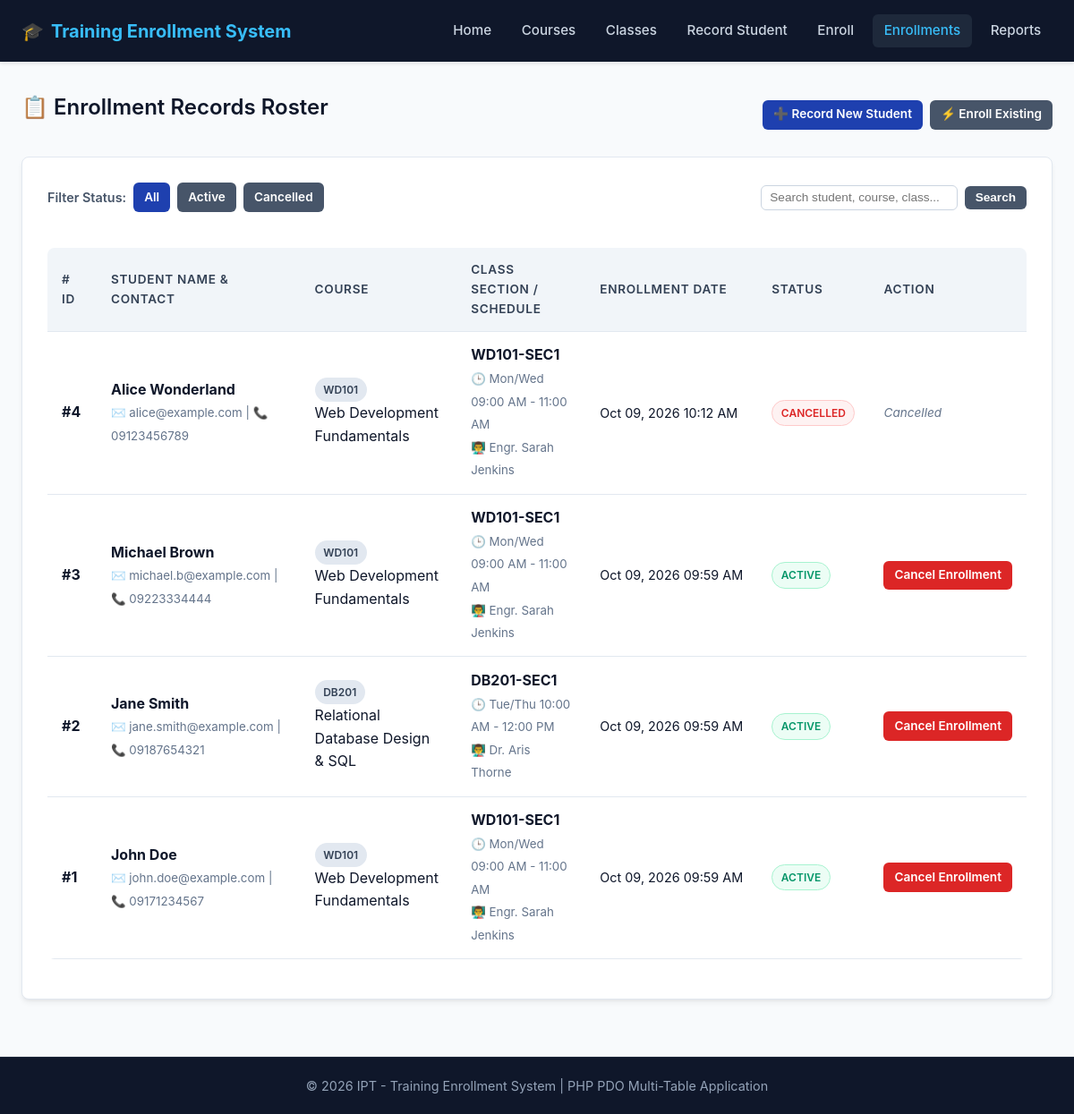
Screenshot of /admin/enrollments.php with the database file from the repository.
### tables this page shows
CREATE TABLE `enrollments` (
  `enrollment_id` int(11) NOT NULL AUTO_INCREMENT,
  `student_id` int(11) NOT NULL,
  `class_id` int(11) NOT NULL,
  `enrollment_date` timestamp NOT NULL DEFAULT current_timestamp(),
  `status` varchar(20) DEFAULT 'active',
  PRIMARY KEY (`enrollment_id`),
  KEY `student_id` (`student_id`),
  KEY `class_id` (`class_id`),
  CONSTRAINT `enrollments_ibfk_1` FOREIGN KEY (`student_id`) REFERENCES `students` (`student_id`) ON DELETE CASCADE,
  CONSTRAINT `enrollments_ibfk_2` FOREIGN KEY (`class_id`) REFERENCES `classes` (`class_id`) ON DELETE CASCADE
);

CREATE TABLE `students` (
  `student_id` int(11) NOT NULL AUTO_INCREMENT,
  `full_name` varchar(100) NOT NULL,
  `email` varchar(100) DEFAULT NULL,
  `phone` varchar(30) DEFAULT NULL,
  `created_at` timestamp NOT NULL DEFAULT current_timestamp(),
  PRIMARY KEY (`student_id`)
);

CREATE TABLE `courses` (
  `course_id` int(11) NOT NULL AUTO_INCREMENT,
  `course_code` varchar(20) NOT NULL,
  `course_name` varchar(100) NOT NULL,
  `description` text DEFAULT NULL,
  PRIMARY KEY (`course_id`),
  UNIQUE KEY `course_code` (`course_code`)
);

CREATE TABLE `classes` (
  `class_id` int(11) NOT NULL AUTO_INCREMENT,
  `course_id` int(11) NOT NULL,
  `class_code` varchar(20) NOT NULL,
  `schedule` varchar(100) DEFAULT NULL,
  `instructor` varchar(100) DEFAULT NULL,
  `slots` int(11) NOT NULL DEFAULT 0,
  PRIMARY KEY (`class_id`),
  KEY `course_id` (`course_id`),
  CONSTRAINT `classes_ibfk_1` FOREIGN KEY (`course_id`) REFERENCES `courses` (`course_id`) ON DELETE CASCADE
);

### classes/EnrollmentRepository.php (called while the page is built, shortened)
<?php
class EnrollmentRepository {
    private $db;
    public function __construct(PDO $db) {
        $this->db = $db;
    }
    public function allWithDetails($status = null, $search = null) {
        $sql = "SELECT e.enrollment_id, e.enrollment_date, e.status,
                       s.student_id, s.full_name, s.email, s.phone,
                       c.class_id, c.class_code, c.schedule, c.instructor, c.slots,
                       co.course_id, co.course_code, co.course_name
                FROM enrollments e
                JOIN students s ON e.student_id = s.student_id
                JOIN classes c ON e.class_id = c.class_id
                JOIN courses co ON c.course_id = co.course_id
                WHERE 1=1";
        $params = [];
        $sql .= " ORDER BY e.enrollment_id DESC";
        $stmt = $this->db->prepare($sql);
        $stmt->execute($params);
        return $stmt->fetchAll();
    }
}

### admin/enrollments.php (the view, shortened to what this page needs)
<?php
require_once __DIR__ . '/../config/db.php';
require_once __DIR__ . '/../classes/EnrollmentRepository.php';
$repo = new EnrollmentRepository($db);
$statusFilter = trim($_GET['status'] ?? '');
$searchQuery = trim($_GET['search'] ?? '');
$rows = $repo->allWithDetails($statusFilter, $searchQuery);
require_once __DIR__ . '/../includes/header.php';
?>
<div class="card-header">
    <h2>📋 Enrollment Records Roster</h2>
    <div style="display: flex; gap: 0.5rem;">
        <a href="admin/students.php" class="btn btn-primary btn-sm">➕ Record New Student</a>
        <a href="admin/enroll.php" class="btn btn-secondary btn-sm">⚡ Enroll Existing</a>
    </div>
</div>
<div class="card">
    <div class="actions-bar">
        <div style="display: flex; gap: 0.5rem; align-items: center;">
            <span style="font-weight: 600; font-size: 0.9rem; color: var(--secondary);">Filter Status:</span>
            <a href="admin/enrollments.php?search=<?php echo urlencode($searchQuery); ?>"
               class="btn btn-sm <?php echo empty($statusFilter) ? 'btn-primary' : 'btn-secondary'; ?>">All</a>
            <a href="admin/enrollments.php?status=active&search=<?php echo urlencode($searchQuery); ?>"
               class="btn btn-sm <?php echo ($statusFilter === 'active') ? 'btn-primary' : 'btn-secondary'; ?>">Active</a>
            <a href="admin/enrollments.php?status=cancelled&search=<?php echo urlencode($searchQuery); ?>"
               class="btn btn-sm <?php echo ($statusFilter === 'cancelled') ? 'btn-primary' : 'btn-secondary'; ?>">Cancelled</a>
        </div>
        <form method="GET" action="admin/enrollments.php" class="search-form">
            <input type="text" name="search" class="form-control" placeholder="Search student, course, class..."
                   value="<?php echo htmlspecialchars($searchQuery); ?>" style="padding: 0.35rem 0.6rem; font-size: 0.85rem; width: 220px;">
            <button type="submit" class="btn btn-secondary btn-sm">Search</button>
        </form>
    </div>
    <div class="table-responsive">
        <table>
            <thead>
                <tr>
                    <th># ID</th>
                    <th>Student Name & Contact</th>
                    <th>Course</th>
                    <th>Class Section / Schedule</th>
                    <th>Enrollment Date</th>
                    <th>Status</th>
                    <th>Action</th>
                </tr>
            </thead>
            <tbody>
                <?php if (empty($rows)): ?>
                    <tr>
                        <td colspan="7" style="text-align: center; color: var(--text-muted); padding: 2rem;">
                            No enrollment records found matching the criteria.
                        </td>
                    </tr>
                <?php else: ?>
                    <?php foreach ($rows as $row): ?>
                        <tr>
                            <td><strong>#<?php echo (int)$row['enrollment_id']; ?></strong></td>
                            <td>
                                <strong><?php echo htmlspecialchars($row['full_name']); ?></strong><br>
                                <small style="color: var(--text-muted);">
                                    ✉️ <?php echo htmlspecialchars($row['email'] ?? 'N/A'); ?> |
                                    📞 <?php echo htmlspecialchars($row['phone'] ?? 'N/A'); ?>
                                </small>
                            </td>
                            <td>
                                <span class="badge" style="background: #e2e8f0; color: #334155;">
                                    <?php echo htmlspecialchars($row['course_code']); ?>
                                </span><br>
                                <?php echo htmlspecialchars($row['course_name']); ?>
                            </td>
                            <td>
                                <strong><?php echo htmlspecialchars($row['class_code']); ?></strong><br>
                                <small style="color: var(--text-muted);">
                                    🕒 <?php echo htmlspecialchars($row['schedule']); ?><br>
                                    👨‍🏫 <?php echo htmlspecialchars($row['instructor']); ?>
                                </small>
                            </td>
                            <td style="white-space: nowrap; font-size: 0.9rem;">
                                <?php echo date('M d, Y h:i A', strtotime($row['enrollment_date'])); ?>
                            </td>
                            <td>
                                <?php if ($row['status'] === 'active'): ?>
                                    <span class="badge badge-active">Active</span>
                                <?php else: ?>
                                    <span class="badge badge-cancelled">Cancelled</span>
                                <?php endif; ?>
                            </td>
                            <td style="white-space: nowrap;">
                                <?php if ($row['status'] === 'active'): ?>
                                    <a href="admin/enrollments.php?action=cancel&id=<?php echo (int)$row['enrollment_id']; ?><?php echo !empty($statusFilter) ? '&status=' . urlencode($statusFilter) : ''; ?><?php echo !empty($searchQuery) ? '&search=' . urlencode($searchQuery) : ''; ?>"
                                       class="btn btn-sm btn-danger"
                                       onclick="return confirm('Are you sure you want to cancel enrollment #<?php echo (int)$row['enrollment_id']; ?> for <?php echo htmlspecialchars(addslashes($row['full_name'])); ?>? This will restore 1 slot to class <?php echo htmlspecialchars(addslashes($row['class_code'])); ?>.');">
                                       Cancel Enrollment
                                    </a>
                                <?php else: ?>
                                    <span style="color: var(--text-muted); font-size: 0.85rem; font-style: italic;">Cancelled</span>
                                <?php endif; ?>
                            </td>
                        </tr>
                    <?php endforeach; ?>
                <?php endif; ?>
            </tbody>
        </table>
    </div>
</div>
<?php require_once __DIR__ . '/../includes/footer.php'; ?>

### css/style.css (style rules this page uses)
:root { --primary: #1e40af; --primary-hover: #1d4ed8; --primary-light: #eff6ff; --secondary: #475569; --success: #059669; --success-bg: #ecfdf5; --danger: #dc2626; --danger-bg: #fef2f2; --warning: #d97706; --warning-bg: #fffbeb; --info: #0284c7; --bg-main: #f8fafc; --bg-card: #ffffff; --text-main: #0f172a; --text-muted: #64748b; --border-color: #e2e8f0; --radius: 8px; --shadow: 0 4px 6px -1px rgba(0, 0, 0, 0.07), 0 2px 4px -2px rgba(0, 0, 0, 0.05); }
* { box-sizing: border-box; margin: 0; padding: 0; }
body { font-family: -apple-system, BlinkMacSystemFont, "Segoe UI", Roboto, Oxygen, Ubuntu, Cantarell, "Helvetica Neue", sans-serif; background-color: var(--bg-main); color: var(--text-main); line-height: 1.6; display: flex; flex-direction: column; min-height: 100vh; }
h1, h2, h3, h4 { color: #0f172a; margin-bottom: 1rem; font-weight: 600; }
.card { background: var(--bg-card); border-radius: var(--radius); padding: 1.75rem; box-shadow: var(--shadow); border: 1px solid var(--border-color); margin-bottom: 2rem; }
.card-header { display: flex; justify-content: space-between; align-items: center; margin-bottom: 1.25rem; }
.form-control { width: 100%; padding: 0.65rem 0.85rem; font-size: 0.95rem; border: 1px solid #cbd5e1; border-radius: 6px; background-color: #ffffff; transition: border-color 0.2s, box-shadow 0.2s; }
.btn { display: inline-block; padding: 0.65rem 1.25rem; font-size: 0.95rem; font-weight: 600; text-align: center; border-radius: 6px; border: none; cursor: pointer; text-decoration: none; transition: background-color 0.2s, transform 0.1s; }
.btn-primary { background-color: var(--primary); color: #ffffff; }
.btn-secondary { background-color: var(--secondary); color: #ffffff; }
.btn-danger { background-color: var(--danger); color: #ffffff; }
.btn-sm { padding: 0.35rem 0.75rem; font-size: 0.85rem; }
.table-responsive { width: 100%; overflow-x: auto; }
table { width: 100%; border-collapse: collapse; margin: 1rem 0; background: var(--bg-card); border-radius: var(--radius); overflow: hidden; }
th, td { padding: 0.85rem 1rem; text-align: left; border-bottom: 1px solid var(--border-color); }
th { background-color: #f1f5f9; color: #334155; font-weight: 600; font-size: 0.85rem; text-transform: uppercase; letter-spacing: 0.05em; }
.badge { display: inline-block; padding: 0.25rem 0.6rem; font-size: 0.75rem; font-weight: 600; border-radius: 9999px; text-transform: uppercase; }
.badge-active { background-color: var(--success-bg); color: var(--success); border: 1px solid #a7f3d0; }
.badge-cancelled { background-color: var(--danger-bg); color: var(--danger); border: 1px solid #fecaca; }
.actions-bar { display: flex; justify-content: space-between; align-items: center; gap: 1rem; margin-bottom: 1.5rem; flex-wrap: wrap; }
.search-form { display: flex; gap: 0.5rem; align-items: center; }

### rows the page displays
enrollments: enrollment_id "4", student.full_name "Alice Wonderland", student.email "alice@example.com", student.phone "09123456789", courses.course_code "WD101", courses.course_name "Web Development Fundamentals", class.class_code "WD101-SEC1", class.schedule "Mon/Wed 09:00 AM - 11:00 AM", class.instructor "Engr. Sarah Jenkins", enrollment_date "Oct 09, 2026 10:12 AM", status "CANCELLED"
enrollments: enrollment_id "3", student.full_name "Michael Brown", student.email "michael.b@example.com", student.phone "09223334444", courses.course_code "WD101", courses.course_name "Web Development Fundamentals", class.class_code "WD101-SEC1", class.schedule "Mon/Wed 09:00 AM - 11:00 AM", class.instructor "Engr. Sarah Jenkins", enrollment_date "Oct 09, 2026 09:59 AM", status "ACTIVE"
enrollments: enrollment_id "2", student.full_name "Jane Smith", student.email "jane.smith@example.com", student.phone "09187654321", courses.course_code "DB201", courses.course_name "Relational Database Design & SQL", class.class_code "DB201-SEC1", class.schedule "Tue/Thu 10:00 AM - 12:00 PM", class.instructor "Dr. Aris Thorne", enrollment_date "Oct 09, 2026 09:59 AM", status "ACTIVE"
enrollments: enrollment_id "1", student.full_name "John Doe", student.email "john.doe@example.com", student.phone "09171234567", courses.course_code "WD101", courses.course_name "Web Development Fundamentals", class.class_code "WD101-SEC1", class.schedule "Mon/Wed 09:00 AM - 11:00 AM", class.instructor "Engr. Sarah Jenkins", enrollment_date "Oct 09, 2026 09:59 AM", status "ACTIVE"
